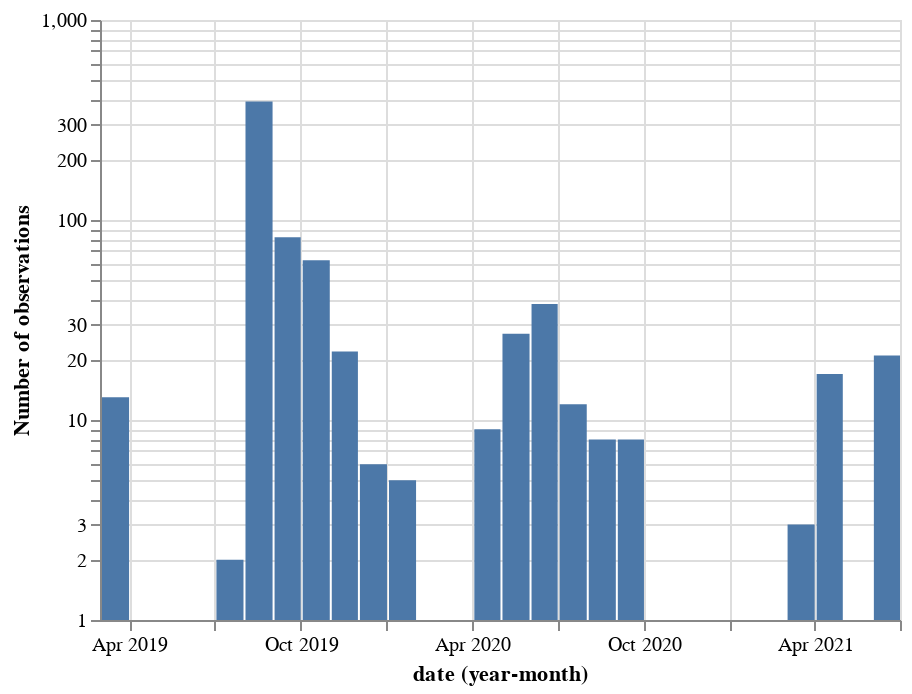

Notebook code cell kept with this figure:
### Markdown cell above
### Observation histogram
Next, let's make a simple histogram to show your observations over time. We'll do this with [Pandas](https://pandas.pydata.org/docs/getting_started/index.html) and [Altair](https://altair-viz.github.io). Don't worry if you're not familiar with those tools, this is just to demonstrate the kinds of things you can do with your data.

### Code cell
# Optionally limit it to just the last 3 years
start_date = datetime.now() - timedelta(365 * 3)

source = pd.DataFrame(
    [
        {'date': o.observed_on.isoformat(), 'iconic_taxon': o.taxon.iconic_taxon_name}
        for o in my_observations
        if o.observed_on.replace(tzinfo=None) >= start_date
    ]
)
alt.Chart(source).mark_bar().encode(
    x='yearmonth(date):T',
    y=alt.Y(
        'count()',
        scale=alt.Scale(type='log'),
        axis=alt.Axis(title='Number of observations'),
    ),
)

### Figure 1 — Vega-Lite specification as saved in the notebook (floating-point values rounded to 4 significant figures; data arrays with more than 128 entries replaced by an {"elided": "..."} marker saying what was removed)
{"config": {"view": {"continuousWidth": 400, "continuousHeight": 300}}, "data": {"name": "data-7987bbfc9f410108bd0929497c142218"}, "mark": "bar", "encoding": {"x": {"type": "temporal", "field": "date", "timeUnit": "yearmonth"}, "y": {"type": "quantitative", "aggregate": "count", "axis": {"title": "Number of observations"}, "scale": {"type": "log"}}}, "$schema": "https://vega.github.io/schema/vega-lite/v4.8.1.json", "datasets": {"data-7987bbfc9f410108bd0929497c142218": {"elided": "732 records"}}}
